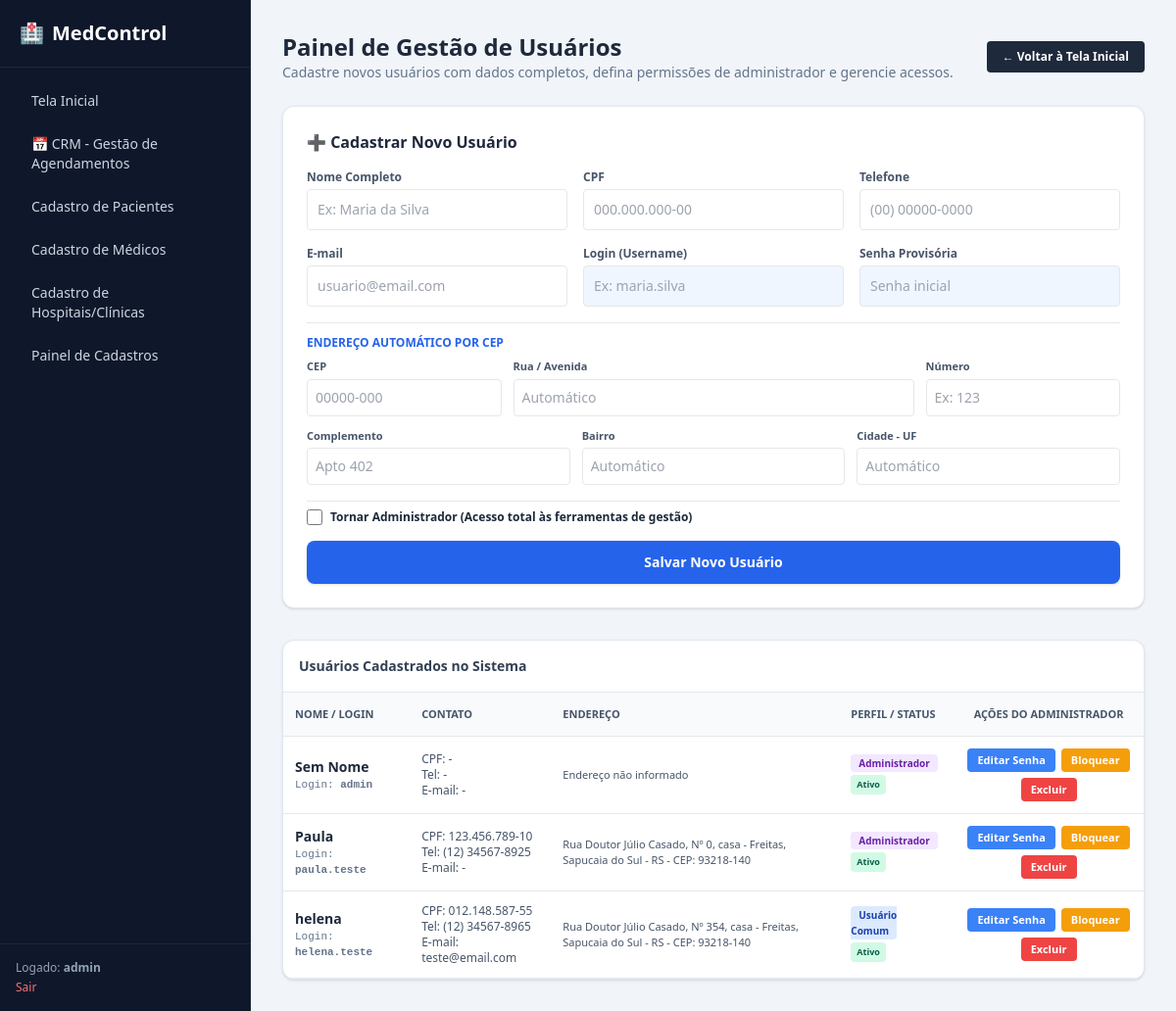
Screenshot of /admin/usuarios (signed in) with the database file from the repository.
### tables this page shows
CREATE TABLE usuarios (
        id INTEGER PRIMARY KEY AUTOINCREMENT,
        username TEXT UNIQUE NOT NULL,
        senha TEXT NOT NULL,
        is_admin BOOLEAN NOT NULL,
        status TEXT DEFAULT 'ativo'
    , primeiro_acesso BOOLEAN DEFAULT 1, nome_completo TEXT, cpf TEXT, telefone TEXT, email TEXT, rua TEXT, numero TEXT, complemento TEXT, bairro TEXT, cidade TEXT, cep TEXT, endereco TEXT);

### app.py (the view, shortened to what this page needs)
@app.route('/admin/usuarios', methods=['GET', 'POST'])
@login_required
@admin_required
def admin_usuarios():
    conn = get_db_connection()
    usuarios = conn.execute('SELECT * FROM usuarios').fetchall()
    conn.close()
    return render_template('admin_usuarios.html', usuarios=usuarios)

### app.py (called while the page is built)
def get_db_connection():
    conn = sqlite3.connect('database.db')
    conn.row_factory = sqlite3.Row
    return conn

def login_required(f):
    @wraps(f)
    def decorated_function(*args, **kwargs):
        if 'user_id' not in session:
            return redirect(url_for('login'))
        conn = get_db_connection()
        user = conn.execute('SELECT * FROM usuarios WHERE id = ?', (session['user_id'],)).fetchone()
        conn.close()
        if not user or user['status'] == 'bloqueado':
            session.clear()
            flash('Sua conta está bloqueada ou inativa.', 'danger')
            return redirect(url_for('login'))
        if user['primeiro_acesso'] and request.endpoint not in ['alterar_senha', 'logout']:
            return redirect(url_for('alterar_senha'))
        return f(*args, **kwargs)
    return decorated_function

def admin_required(f):
    @wraps(f)
    def decorated_function(*args, **kwargs):
        if 'user_id' not in session or not session.get('is_admin'):
            flash('Acesso restrito ao Administrador!', 'danger')
            return redirect(url_for('index'))
        return f(*args, **kwargs)
    return decorated_function

### templates/admin_usuarios.html (shortened to what this page needs)
<!DOCTYPE html>
<html lang="pt-br">
<head>
    <script src="https://cdn.tailwindcss.com"></script>
</head>
<body class="bg-slate-100 flex h-screen overflow-hidden">
    <div class="w-64 bg-slate-900 text-slate-300 border-r border-slate-800 flex flex-col justify-between">
        <div>
            <div class="p-5 font-bold text-xl text-white border-b border-slate-800 flex items-center gap-2">
                <span>🏥</span> MedControl
            </div>
            <nav class="p-4 space-y-2 text-sm">
                <a href="/" class="block px-4 py-2 rounded hover:bg-slate-800 text-slate-300">Tela Inicial</a>
                <a href="/crm" class="block px-4 py-2 rounded hover:bg-slate-800 text-slate-300">📅 CRM - Gestão de Agendamentos</a>
                <a href="/pacientes" class="block px-4 py-2 rounded hover:bg-slate-800 text-slate-300">Cadastro de Pacientes</a>
                <a href="/medicos" class="block px-4 py-2 rounded hover:bg-slate-800 text-slate-300">Cadastro de Médicos</a>
                <a href="/clinicas" class="block px-4 py-2 rounded hover:bg-slate-800 text-slate-300">Cadastro de Hospitais/Clínicas</a>
                <a href="/cadastros" class="block px-4 py-2 rounded hover:bg-slate-800 text-slate-300">Painel de Cadastros</a>
            </nav>
        </div>
        <div class="p-4 border-t border-slate-800 text-xs">
            <span class="text-slate-400 block">Logado: <b>{{ session.username }}</b></span>
            <a href="/logout" class="text-red-400 hover:underline mt-1 block">Sair</a>
        </div>
    </div>
    <div class="flex-1 flex flex-col overflow-y-auto p-8">
        <div class="max-w-6xl mx-auto w-full">
            <div class="flex justify-between items-center mb-6">
                <div>
                    <h1 class="text-2xl font-bold text-slate-800">Painel de Gestão de Usuários</h1>
                    <p class="text-sm text-slate-500">Cadastre novos usuários com dados completos, defina permissões de administrador e gerencie acessos.</p>
                </div>
                <a href="/" class="bg-slate-800 text-white px-4 py-2 rounded text-xs font-bold hover:bg-slate-900">&larr; Voltar à Tela Inicial</a>
            </div>
            <div class="bg-white p-6 rounded-xl shadow border border-slate-200 mb-8">
                <h2 class="text-base font-bold text-slate-800 mb-4">➕ Cadastrar Novo Usuário</h2>
                <form method="POST" class="space-y-4">
                    <div class="grid grid-cols-1 md:grid-cols-3 gap-4">
                        <div>
                            <label class="block text-xs font-semibold text-slate-600 mb-1">Nome Completo</label>
                            <input type="text" name="nome_completo" placeholder="Ex: Maria da Silva" required class="w-full p-2.5 border rounded text-sm">
                        </div>
                        <div>
                            <label class="block text-xs font-semibold text-slate-600 mb-1">CPF</label>
                            <input type="text" name="cpf" placeholder="000.000.000-00" oninput="mascaraCPF(this)" maxlength="14" class="w-full p-2.5 border rounded text-sm">
                        </div>
                        <div>
                            <label class="block text-xs font-semibold text-slate-600 mb-1">Telefone</label>
                            <input type="text" name="telefone" placeholder="(00) 00000-0000" oninput="mascaraTelefone(this)" maxlength="15" class="w-full p-2.5 border rounded text-sm">
                        </div>
                    </div>
                    <div class="grid grid-cols-1 md:grid-cols-3 gap-4">
                        <div>
                            <label class="block text-xs font-semibold text-slate-600 mb-1">E-mail</label>
                            <input type="email" name="email" placeholder="usuario@email.com" class="w-full p-2.5 border rounded text-sm">
                        </div>
                        <div>
                            <label class="block text-xs font-semibold text-slate-600 mb-1">Login (Username)</label>
                            <input type="text" name="username" placeholder="Ex: maria.silva" required class="w-full p-2.5 border rounded text-sm bg-blue-50">
                        </div>
                        <div>
                            <label class="block text-xs font-semibold text-slate-600 mb-1">Senha Provisória</label>
                            <input type="text" name="senha" placeholder="Senha inicial" required class="w-full p-2.5 border rounded text-sm bg-blue-50">
                        </div>
                    </div>
                    <div class="border-t pt-3">
                        <h3 class="text-xs font-bold text-blue-600 uppercase mb-2">Endereço Automático por CEP</h3>
                        <div class="grid grid-cols-1 md:grid-cols-4 gap-3 mb-3">
                            <div>
                                <label class="block text-[11px] font-semibold text-slate-600 mb-1">CEP</label>
                                <input type="text" id="cep" name="cep" placeholder="00000-000" oninput="mascaraCEP(this)" maxlength="9" class="w-full p-2 border rounded text-sm">
                            </div>
                            <div class="md:col-span-2">
                                <label class="block text-[11px] font-semibold text-slate-600 mb-1">Rua / Avenida</label>
                                <input type="text" id="rua" name="rua" placeholder="Automático" class="w-full p-2 border rounded text-sm">
                            </div>
                            <div>
                                <label class="block text-[11px] font-semibold text-slate-600 mb-1">Número</label>
                                <input type="text" id="numero" name="numero" placeholder="Ex: 123" class="w-full p-2 border rounded text-sm">
                            </div>
                        </div>
                        <div class="grid grid-cols-1 md:grid-cols-3 gap-3">
                            <div>
                                <label class="block text-[11px] font-semibold text-slate-600 mb-1">Complemento</label>
                                <input type="text" id="complemento" name="complemento" placeholder="Apto 402" class="w-full p-2 border rounded text-sm">
                            </div>
                            <div>
                                <label class="block text-[11px] font-semibold text-slate-600 mb-1">Bairro</label>
                                <input type="text" id="bairro" name="bairro" placeholder="Automático" class="w-full p-2 border rounded text-sm">
                            </div>
                            <div>
                                <label class="block text-[11px] font-semibold text-slate-600 mb-1">Cidade - UF</label>
                                <input type="text" id="cidade" name="cidade" placeholder="Automático" class="w-full p-2 border rounded text-sm">
                            </div>
                        </div>
                    </div>
                    <div class="flex items-center gap-2 pt-2 border-t">
                        <input type="checkbox" name="is_admin" id="is_admin" value="1" class="w-4 h-4 text-blue-600">
                        <label for="is_admin" class="text-xs font-bold text-slate-800">Tornar Administrador (Acesso total às ferramentas de gestão)</label>
                    </div>
                    <button type="submit" class="w-full bg-blue-600 hover:bg-blue-700 text-white font-bold py-3 rounded-lg text-sm transition shadow">
                        Salvar Novo Usuário
                    </button>
                </form>
            </div>
            <div class="bg-white rounded-xl shadow border border-slate-200 overflow-hidden">
                <div class="p-4 border-b font-bold text-slate-700 text-sm">Usuários Cadastrados no Sistema</div>
                <div class="overflow-x-auto">
                    <table class="w-full text-left border-collapse text-sm">
                        <thead>
                            <tr class="bg-slate-50 border-b text-slate-600 text-[11px] uppercase">
                                <th class="p-3">Nome / Login</th>
                                <th class="p-3">Contato</th>
                                <th class="p-3">Endereço</th>
                                <th class="p-3">Perfil / Status</th>
                                <th class="p-3 text-center">Ações do Administrador</th>
                            </tr>
                        </thead>
                        <tbody>
                            {% for u in usuarios %}
                            <tr class="border-b hover:bg-slate-50 text-xs">
                                <td class="p-3">
                                    <div class="font-bold text-slate-800 text-sm">{{ u.nome_completo or 'Sem Nome' }}</div>
                                    <div class="text-slate-500 font-mono text-[11px]">Login: <b>{{ u.username }}</b></div>
                                </td>
                                <td class="p-3 text-slate-600">
                                    CPF: {{ u.cpf or '-' }}<br>
                                    Tel: {{ u.telefone or '-' }}<br>
                                    E-mail: {{ u.email or '-' }}
                                </td>
                                <td class="p-3 text-slate-600 text-[11px]">
                                    {{ u.endereco or 'Endereço não informado' }}
                                </td>
                                <td class="p-3">
                                    {% if u.is_admin %}
                                    <span class="bg-purple-100 text-purple-800 text-[10px] font-bold px-2 py-0.5 rounded">Administrador</span><br>
                                    {% else %}
                                    <span class="bg-blue-100 text-blue-800 text-[10px] font-bold px-2 py-0.5 rounded">Usuário Comum</span><br>
                                    {% endif %}
                                    {% if u.status == 'bloqueado' %}
                                    <span class="bg-red-100 text-red-800 text-[9px] font-bold px-1.5 py-0.5 rounded mt-1 inline-block">Bloqueado</span>
                                    {% else %}
                                    <span class="bg-emerald-100 text-emerald-800 text-[9px] font-bold px-1.5 py-0.5 rounded mt-1 inline-block">Ativo</span>
                                    {% endif %}
                                </td>
                                <td class="p-3 text-center">
                                    <div class="flex justify-center gap-1.5 flex-wrap">
                                        <form action="/admin/usuarios/editar-senha/{{ u.id }}" method="POST" onsubmit="let s=prompt('Digite a nova senha provisória para {{ u.username }}:'); if(!s) return false; this.querySelector('input[name=nova_senha]').value=s;" class="inline">
                                            <button type="submit" class="bg-blue-500 hover:bg-blue-600 text-white px-2.5 py-1 rounded text-[11px] font-bold transition">Editar Senha</button>
                                        </form>
                                        <form action="/admin/usuarios/bloquear/{{ u.id }}" method="POST" onsubmit="return confirm('Deseja alterar o status deste usuário?');" class="inline">
                                            <button type="submit" class="bg-amber-500 hover:bg-amber-600 text-white px-2.5 py-1 rounded text-[11px] font-bold transition">
                                                {% if u.status == 'bloqueado' %}Desbloquear{% else %}Bloquear{% endif %}
                                            </button>
                                        </form>
                                        <form action="/admin/usuarios/excluir/{{ u.id }}" method="POST" onsubmit="return confirm('Tem certeza que deseja excluir permanentemente este usuário?');" class="inline">
                                            <button type="submit" class="bg-red-500 hover:bg-red-600 text-white px-2.5 py-1 rounded text-[11px] font-bold transition">Excluir</button>
                                        </form>
                                    </div>
                                </td>
                            </tr>
                            {% endfor %}
                        </tbody>
                    </table>
                </div>
            </div>
        </div>
    </div>
</body>
</html>

### rows the page displays
usuarios: username "admin", nome_completo "Sem Nome", cpf "-", telefone "-", email "-", endereco "Endereço não informado", is_admin "Administrador", status "Ativo"
usuarios: nome_completo "Paula", username "paula.teste", cpf "123.456.789-10", telefone "(12) 34567-8925", email "-", endereco "Rua Doutor Júlio Casado, Nº 0, casa - Freitas, Sapucaia do Sul - RS - CEP: 93218-140", is_admin "Administrador", status "Ativo"
usuarios: nome_completo "helena", username "helena.teste", cpf "012.148.587-55", telefone "(12) 34567-8965", email "teste@email.com", endereco "Rua Doutor Júlio Casado, Nº 354, casa - Freitas, Sapucaia do Sul - RS - CEP: 93218-140", is_admin "Usuário Comum", status "Ativo"
